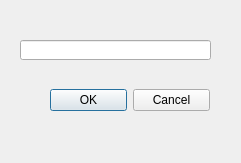
<?xml version="1.0" encoding="UTF-8"?>
<ui version="4.0">
 <class>Authorization</class>
 <widget class="QDialog" name="Authorization">
  <property name="geometry">
   <rect>
    <x>0</x>
    <y>0</y>
    <width>241</width>
    <height>163</height>
   </rect>
  </property>
  <property name="windowTitle">
   <string>Authorization</string>
  </property>
  <widget class="QWidget" name="horizontalLayoutWidget">
   <property name="geometry">
    <rect>
     <x>50</x>
     <y>60</y>
     <width>160</width>
     <height>80</height>
    </rect>
   </property>
   <layout class="QHBoxLayout" name="horizontalLayout">
    <item>
     <widget class="QPushButton" name="buttonOK">
      <property name="text">
       <string>OK</string>
      </property>
     </widget>
    </item>
    <item>
     <widget class="QPushButton" name="buttonCancel">
      <property name="text">
       <string>Cancel</string>
      </property>
     </widget>
    </item>
   </layout>
  </widget>
  <widget class="QLineEdit" name="lineNumber">
   <property name="geometry">
    <rect>
     <x>20</x>
     <y>40</y>
     <width>191</width>
     <height>20</height>
    </rect>
   </property>
  </widget>
 </widget>
 <resources/>
 <connections/>
</ui>
